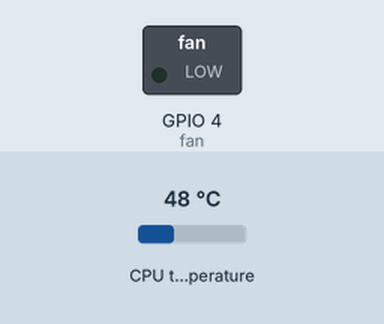
Recording of a program running on a simulated Raspberry Pi (BCM pin numbers). Parts: switched loads named in the program (green lamp = pin HIGH). Inputs (shaded band) come from the test bench; at power-on: CPU temperature 48 °C.

Above: at 1.2 s.
1.3 s: CPU temperature set to 52 °C
At 14.3 s:
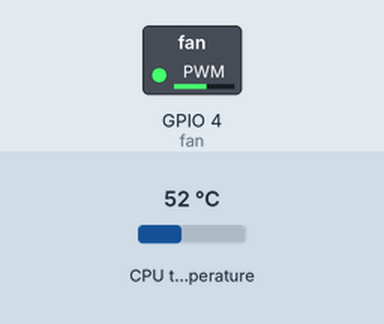
15.3 s: CPU temperature set to 71 °C
At 28.6 s:
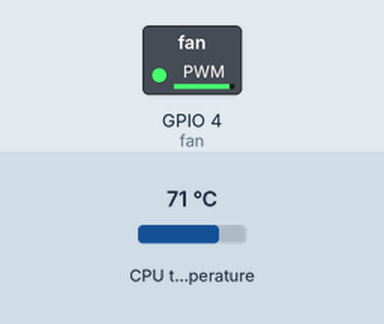
29.3 s: CPU temperature set to 49 °C
At 42.9 s:
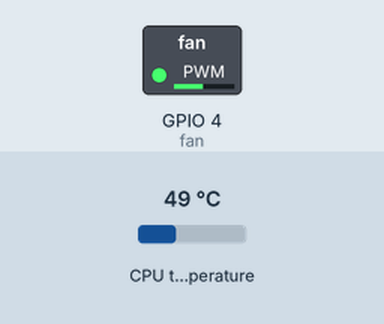
Timing chart, 0 to 57.5 s (numbered marks = the images above; inputs shaded):
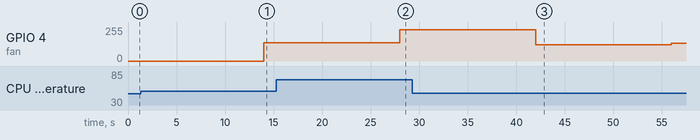

The program:

fanpwm.py
```python
#!/usr/bin/python
# Autor M. Velsmid
# verzia 1.2

import time
import sys
sys.path.append('/storage/.kodi/addons/virtual.rpi-tools/lib')
import RPi.GPIO as GPIO

Teplotamin=50  # setup min. temerature / minimalna nastavena teplota /ventilator nepojde ak bude nizsia
pin = 4        # set pin BCM / nastavenie pinu BCM
cakaj = 14     # repeat control temerature / nastavenie opakovania kontroly teploty
Hz = 35        # frekquency PWM / frekvencia PWM
advanc = 1     # 0 off - 1 on  /decrease of temperature to min. / 0 vypnute - 1 zapnute  /znizenie teploty na minimalnu
R = 3          # difference min. temepratre from cooling down  -it must be turned on advanc / rozdiel v minimalne nastavenej teplote od vychladenia -ak je zapnute advanc
RT = 30        # time in seconds to re-compare the temperature / cas v sekundach na porovnanie teploty

# konfiguracia

GPIO.setmode(GPIO.BCM)
GPIO.setup(pin, GPIO.OUT, initial=GPIO.LOW)

fan=GPIO.PWM(pin,Hz)
fan.start(0);
fspeed=0
i=0
s=0.0
s2=0.0
T1=Teplotamin

# riadenie ventilatora

try:
    while 1:
        tempfile=open("/sys/class/thermal/thermal_zone0/temp","r")
        ctemp=float(tempfile.read())/1000
        tempfile.close()
        T=Teplotamin*0.01
        temp=ctemp*100
        s=ctemp/100-T
        speed=ctemp/100+s+s2
        fspeed=speed*100
        if(fspeed > 100):
                   fspeed=100

        if(i >= 1):
            ctempold=ctemp
            T1=Teplotamin-R

        i=i+1

        if(advanc < 1):
                T1=Teplotamin

        if(ctemp <= T1):
            fspeed = 0
            s2=0.0
            i=0
            T1=Teplotamin

        T2=i*cakaj

        if(T2 >= RT):
                i=0
                if(ctempold <= ctemp):
                        s2=s2+0.05
                        ctempold=ctemp

                        if(ctemp/100+s+s2 > 1):
                            s2=s2-0.05

                elif(ctempold - ctemp < 1):
                        s2=s2+0.05
                        ctempold=ctemp

                        if(ctemp/100+s+s2 > 1):
                            s2=s2-0.05

        else:
                s=0.0


        fan.ChangeDutyCycle(fspeed)
        time.sleep(cakaj)


except(KeyboardInterrupt):
    print('prerusenie CTRL+C')
    GPIO.cleanup()
    sys.exit()
```

Measured:
- the behaviour switches between 50 and 51 °C on CPU temperature (found by bisection; images 0 and 1)
- after the input at 1.3 s, GPIO 4 (fan): 0/255 → 138/255 after 12.7 s
- after the input at 15.3 s, GPIO 4 (fan): 138/255 → 235/255 after 12.7 s
- after the input at 29.3 s, GPIO 4 (fan): 235/255 → 122/255 after 12.7 s, → 135/255 14.0 s later
